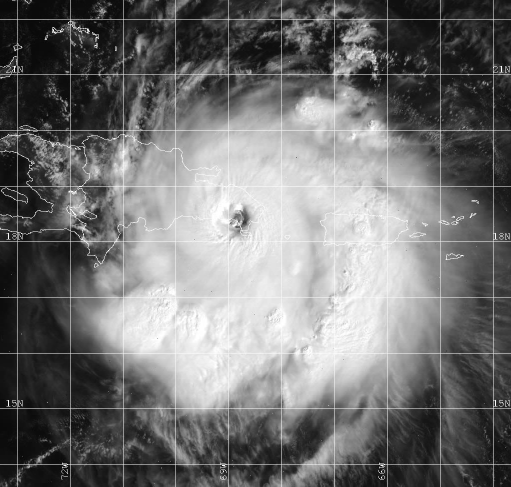
%> input picture BME7112_Data_File_3D.tif, 1022 x 973 px (shown at 1/2 size)
$ octave BME7112_HW3_DAVE.m   (GNU Octave 9; MATLAB toolbox functions it lacks are replaced by stand-ins)
%> lines starting %> are read from the running program, lines starting %| are printed output that depends on the picture
clc;
close all;
clear all;
%% Initialise of Lookup Table.
LUP = zeros(255,3);% Making the zero matrix of Lookup table for 255 grey scale
%% MAking RGB Lookup Table for Rainbow colors
%red color
LUP(1:36,1) = 255;
% orange color RGB Value
LUP(37:73,1) = 255;
LUP(37:73,2) = 165;
%yellow color RGB Value
LUP(74:109,1) = 255;
LUP(74:109,2) = 255;
% Green color RGB Value
LUP(110:146,2) = 255;
% blue color RGB Value
LUP(147:183,3) = 255;
%indigo color RGB Value
LUP(184:219,1) =75;
LUP(184:219,3) =130;
% Violet color RGB Value
LUP(220:256,1) = 238;
LUP(220:256,2) = 130;
LUP(220:256,3) = 238;
LUP = LUP./255;% normalise the lookup table between (0,1)
%% making bars with rainbw color
Image = zeros(100,256);
for i = 1:100
  Image(i,:) = (0:255);
end
Image = Image./255;
figure(1);
imshow(Image);
colormap(LUP);
title('Bar with Rainbow Colors');
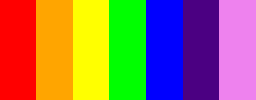
%> displayed picture: size 100x256x3, on the screen's scale of 0 to 255; mean R, G, B 153.5, 115.4, 89.5

%% Part 2 pseudocolor image

%%Making lookup table for pseudocolor
LUT = zeros(255:3);
% Indigo color
LUT(1:16,1) = 75;
LUT(1:16,3) = 130;
%Purple color
LUT(17:32,1) = 160;
LUT(17:32,3) = 200;
%dark purple
LUT(33:48,1) = 110;
LUT(33:48,3) = 220;
% adrk blue
LUT(49:64,1) = 30;
LUT(49:64,2) = 60;
LUT(49:64,3) = 255;
% Medium blue
LUT(65:80,2) = 160;
LUT(65:80,3) = 255;
% Light Blue
LUT(81:96,2) = 200;
LUT(81:96,3) = 200;
%Malachite color
LUT(97:112,2) = 220;
LUT(97:112,3) = 90;
% dark green
LUT(113:128,2) = 128;
% LIMe color
LUT(129:144,2) = 255;
% Yellw green
LUT(145:160,1) = 160;
LUT(145:160,2) = 230;
LUT(145:160,3) = 50;
%yellow color
LUT(161:176,1) = 230;
LUT(161:176,2) = 220;
LUT(161:176,3) = 50;
% dark yellow
LUT(177:192,1) = 230;
LUT(177:192,2) = 175;
LUT(177:192,3) = 45;
% orange color
LUT(193:208,1) = 240;
LUT(193:208,2) = 130;
LUT(193:208,3) = 40;
% pink color
LUT(209:224,1) = 255;
LUT(209:224,2) = 192;
LUT(209:224,3) = 203;
% red color
LUT(225:240,1) = 250;
LUT(225:240,2) = 60;
LUT(225:240,3) = 60;
% Magenta color
LUT(241:256,1) = 128;
LUT = LUT./255;% NOrmalise the matrix because lookup table has range (0 1)
image = zeros(100,256);
for i = 1:100
  image(i,:) = (0:255);
end
image = image./255;
%% plot the pseudocolor image
figure(2)
imshow(image);
colormap(LUT);
title('Bar with 16 pseudocolor');
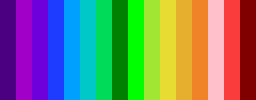
%> displayed picture: size 100x256x3, on the screen's scale of 0 to 255; mean R, G, B 116.8, 126.9, 112.4
%% Plot the hurricane Image
aa = (imread('BME7112_Data_File_3D.tif'));
%> aa is the input picture: size 973x1022 uint8; min 0, max 255, mean 114.5
figure(3)
imagesc(aa);
colormap(LUT);
 title('Pseudocolor hurricane image')
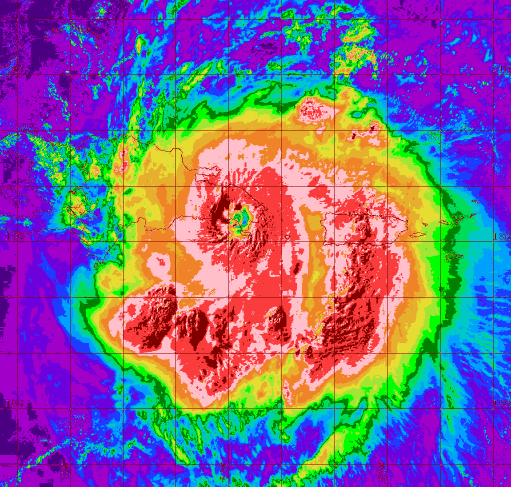
%> displayed picture: size 973x1022x3, on the screen's scale of 0 to 255 (shown at 1/2 size); mean R, G, B 125.5, 101.4, 143
 %% Plot the brain Image
 bb = imread('BME7112_Data_File_3C.tif');
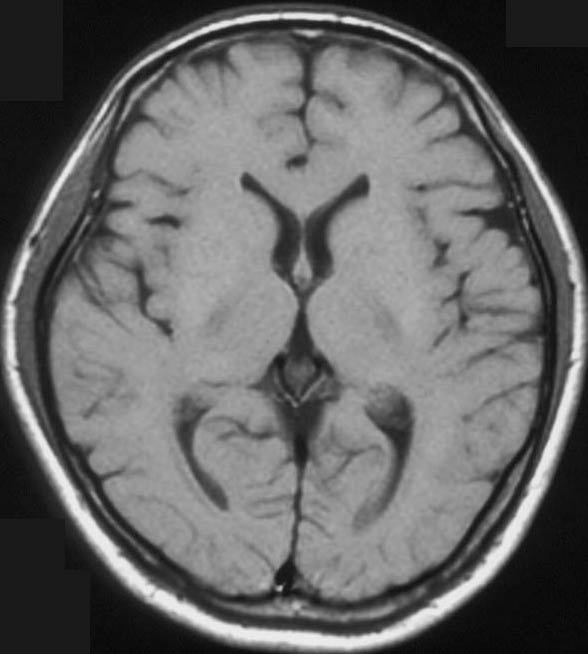
%> input picture BME7112_Data_File_3C.tif, 588 x 654 px
%> bb is the input picture: size 654x588 uint8; min 4, max 242, mean 102.3
 figure(4)
 imagesc(bb);
 colormap(LUT);
 title('Pseudocolor Brain image')
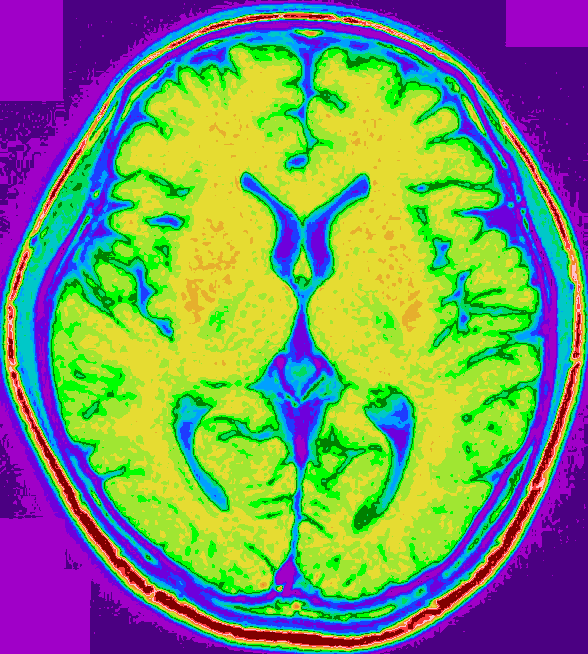
%> displayed picture: size 654x588x3, on the screen's scale of 0 to 255; mean R, G, B 118.7, 141.5, 106.9
